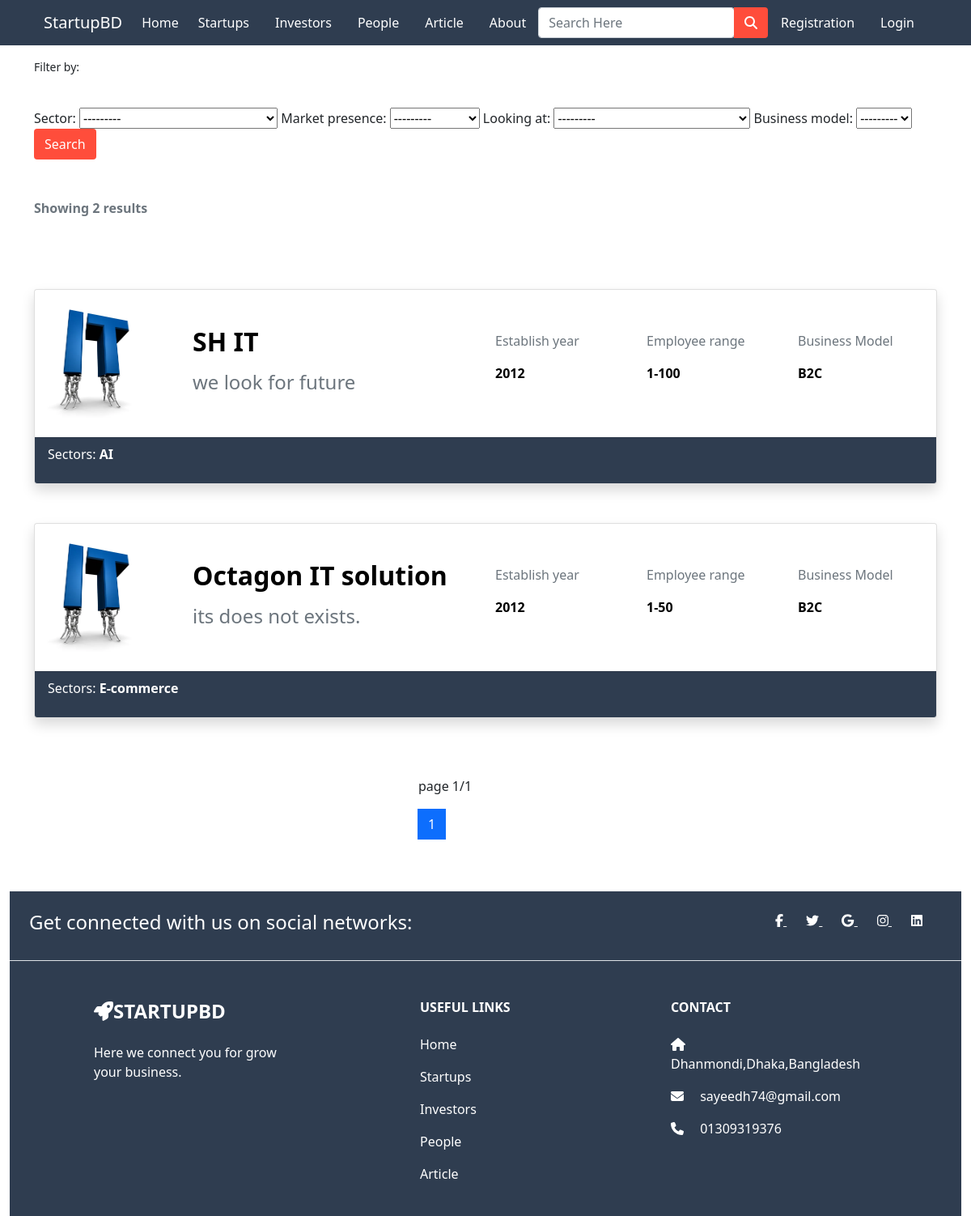
Page /startup_home/?page=2 on the earlier database version.
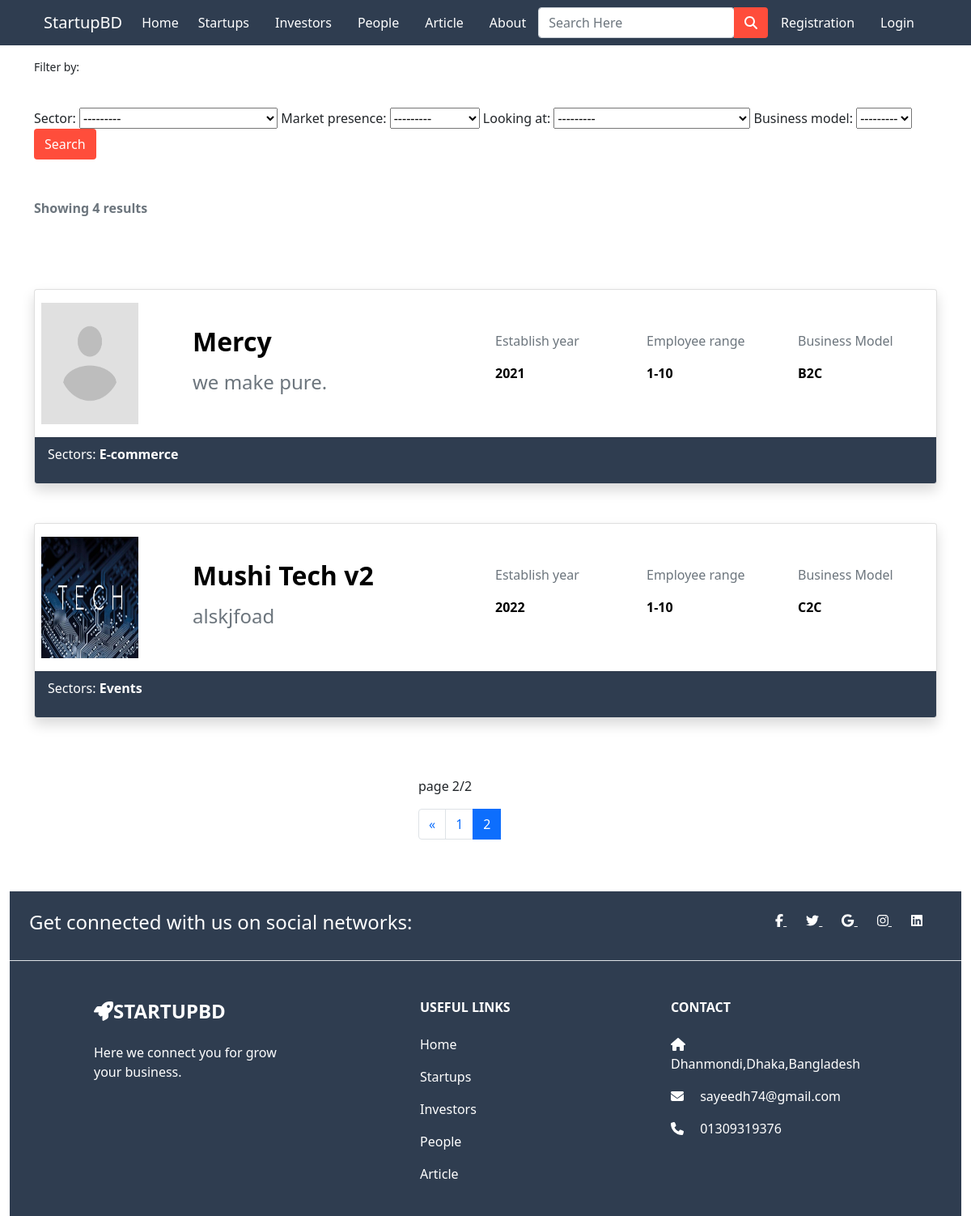
Same page on the later database version.
### app/models.py (models this page shows, shortened)
class StartupInfo(models.Model):
  user = models.ForeignKey(User, on_delete = models.CASCADE)
  name = models.CharField(max_length=100, null=True, blank=True)
  company_name = models.CharField(max_length=100, null=True, blank=True)
  title = models.CharField(max_length=100,blank=True,null=True)
  email = models.EmailField(max_length=100, null=True, blank=True)
  mobile = models.CharField(max_length=50, null=True, blank=True)
  logo = models.ImageField(upload_to='images/',null=True,blank=True)
  establish_year = models.IntegerField(blank=True, null=True)
  business_model = models.CharField(max_length=100, choices=MODEL_CHOICES, blank=True,null=True)
  employee_range = models.CharField(max_length=100, blank=True, null=True)
  market_presence = models.CharField(max_length=100, choices=CITY_CHOICES, blank=True, null=True)
  looking_at = models.CharField(choices=LOOK_CHOICES,max_length=100, blank=True, null=True)
  sector = models.CharField(max_length=100,choices= SECTOR, blank=True, null=True)
  description = models.TextField(max_length=1000, blank=True, null=True)
  videofile = models.FileField(upload_to='videos/', default="Not availabe",null=True, blank=True)
  weblink = models.URLField( blank=True)
  facebook_link = models.URLField(blank=True)
  linkedin_link = models.URLField(blank=True)
  twitter_link = models.URLField(blank=True)
  location = models.CharField(max_length=100, null=True, blank=True)
  person1= models.CharField(max_length=100,choices=ROLE,blank=True,null=True)
  person1_name = models.CharField(max_length=50, blank=True, null=True)
  person1_image = models.ImageField(
      upload_to='images/', null=True, blank=True)
  person2 = models.CharField(max_length=100, choices=ROLE, blank=True, null=True)
  person2_name = models.CharField(max_length=50, blank=True, null=True)
  person2_image = models.ImageField(upload_to='images/', null=True, blank=True)

### app/views.py (the view)
# urls.py: path('startup_home/',views.startup_home,name='startup_home'),
def startup_home(request):
  startups = StartupInfo.objects.all()
  myfilter = StartupFilter(request.GET,queryset=startups)
  startups = myfilter.qs
  after_filter = startups.count()
  page = Paginator(startups, per_page=2)
  page_list = request.GET.get('page')
  page = page.get_page(page_list)
  context = {'startups': startups,'page':page,'myfilter': myfilter, 'after_filter': after_filter}
  return render(request, 'app/startup_home.html',context)

### app/templates/app/startup_home.html (shortened to what this page needs)
{% extends 'app/base.html' %}
{% load static %}
{% block main-content %}
<div class="container my-5">
  <small style="padding: 10px;"> <p>Filter by:</p></small>
  <div class="row">
    <div class="col-md-12">
  <form action="" method="get" default="select">
    {{ myfilter.form }}
    <button class="btn" style="background-color: #FF4D3B; color: white;" type="submit">Search</button>
  </form>
  </div>
  </div>
</div>
<div class="container mt-5 text-muted">
  <p><b >Showing {{after_filter}} results</b></p>
</div>
<br>
{% for startup in page.object_list %}
<a href="{% url 'startup-profile' startup.id %}" style="text-decoration: none;">
<div class="container">
  <div class="row">
    <div class="col-md-12">
      <div class="card  mt-5 shadow">
        <div class="card-body row px-2 align-items-center">
          <div class="col-md-2">
            <img src="{{ startup.logo.url }}" width="120px" height="150px" alt="No images">
          </div>
          <div class="col-md-4">
            <h4 class="card-title">
              <h2 style="color: black;"><b>{{startup.company_name}}</b></h2>
            </h4>
            <p class="card-text">
            <h4 class="text-muted">{{startup.title}}</h4>
            </p>
          </div>
          <div class="col-md-2">
            <p class="text-muted" >Establish year</p>
            <p style="color: black;" ><b> {{startup.establish_year}}</b></p>
          </div>
          <div class="col-md-2">
            <p class="text-muted" >Employee range</p>
            <p style="color: black;" ><b> {{startup.employee_range}}</b></p>
          </div>
          <div class="col-md-2">
            <p class="text-muted" >Business Model</p>
            <p style="color: black;" ><b> {{startup.business_model}}</b></p>
          </div>
          </div>
          <div style="background-color: #2F3D50" class="card-footer">
            <p style="color: white;">Sectors: <b class="me-2"> {{startup.sector}}</b></p>
          </div>
      </div>
    </div>
  </div>
</div>
</a>
{% endfor %}
<br>
<div class="container">
  <div class="row my-5">
    <div class="col-md-4 offset-md-5">
      <p>page {{page.number}}/{{page.paginator.num_pages}}</p>
      <nav aria-label="Page navigation example">
        <ul class="pagination">
          <li class="page-item">
            {% if page.has_previous %}
            <a class="page-link" href="{% url 'startup_home' %}?page={{ page.previous_page_number }}" aria-label="Previous">
              <span aria-hidden="true">&laquo;</span>
            </a>
            {% endif %}
          </li>
          {% for num_page in page.paginator.page_range %}
          {% if page.number == num_page %}
          <li class="page-item active"><a class="page-link" href="{% url 'startup_home' %}?page={{ num_page }}">{{ num_page }}</a></li>
          {% else %}
          <li class="page-item"><a class="page-link" href="{% url 'startup_home' %}?page={{ num_page }}">{{ num_page }}</a>
          </li>
          {% endif %}
          {% endfor %}
        </ul>
      </nav>
    </div>
  </div>
</div>
{% endblock main-content %}

Differences in the rows shown:
no longer on this page (row edited): StartupInfo: logo (picture), company_name "SH IT", title "we look for future", establish_year "2012", employee_range "1-100", business_model "B2C", sector "AI"
no longer on this page (row edited): StartupInfo: logo (picture), company_name "Octagon IT solution", title "its does not exists.", establish_year "2012", employee_range "1-50", business_model "B2C", sector "E-commerce"
added StartupInfo: logo (picture), company_name "Mercy", title "we make pure.", establish_year "2021", employee_range "1-10", business_model "B2C", sector "E-commerce"
added StartupInfo: logo (picture), company_name "Mushi Tech v2", title "alskjfoad", establish_year "2022", employee_range "1-10", business_model "C2C", sector "Events"
Other differences:
{{ after_filter }}: "2" → "4"
{{ page.number }}: "1" → "2"
{{ page.paginator.num_pages }}: "1" → "2"
list line gone: "1"
new list line: "1"
new list line: "2"
